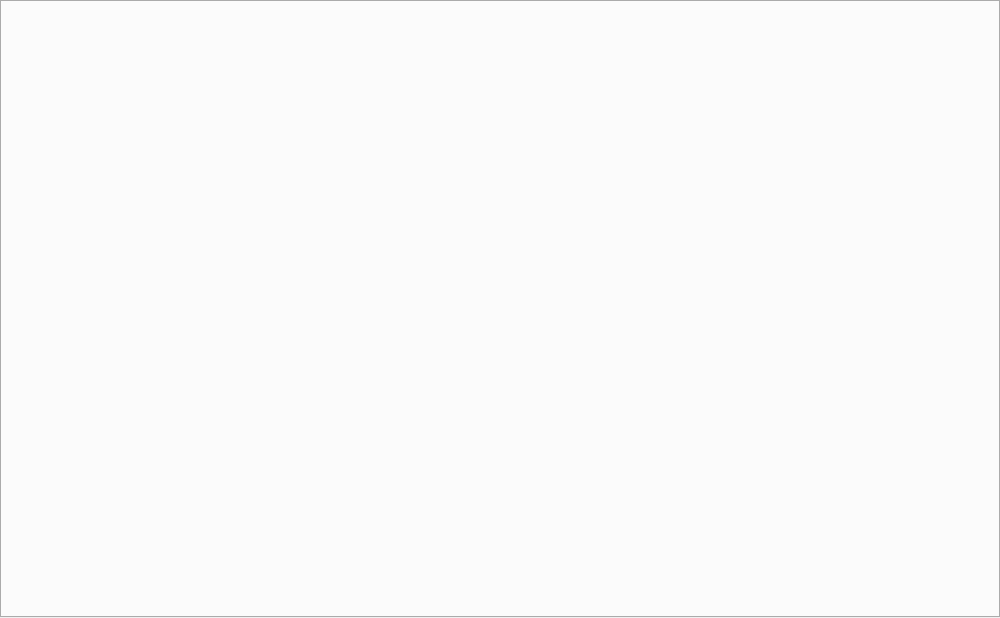
<?xml version="1.0" encoding="UTF-8"?>
<ui version="4.0">
    <class>AntiVirus</class>
    <widget class="QWidget" name="AntiVirus">
        <property name="geometry">
            <rect>
                <x>0</x>
                <y>0</y>
                <width>1000</width>
                <height>618</height>
            </rect>
        </property>
        <property name="windowTitle">
            <string>AntiVirus</string>
        </property>
        <property name="styleSheet">
            <string notr="true">QWidget#AntiVirus
                {
                background-color:white
                }
            </string>
        </property>
        <widget class="QTabWidget" name="tabWidget">
            <property name="geometry">
                <rect>
                    <x>0</x>
                    <y>0</y>
                    <width>1000</width>
                    <height>618</height>
                </rect>
            </property>
            <property name="contextMenuPolicy">
                <enum>Qt::CustomContextMenu</enum>
            </property>
        </widget>
    </widget>
    <resources/>
    <connections/>
</ui>
